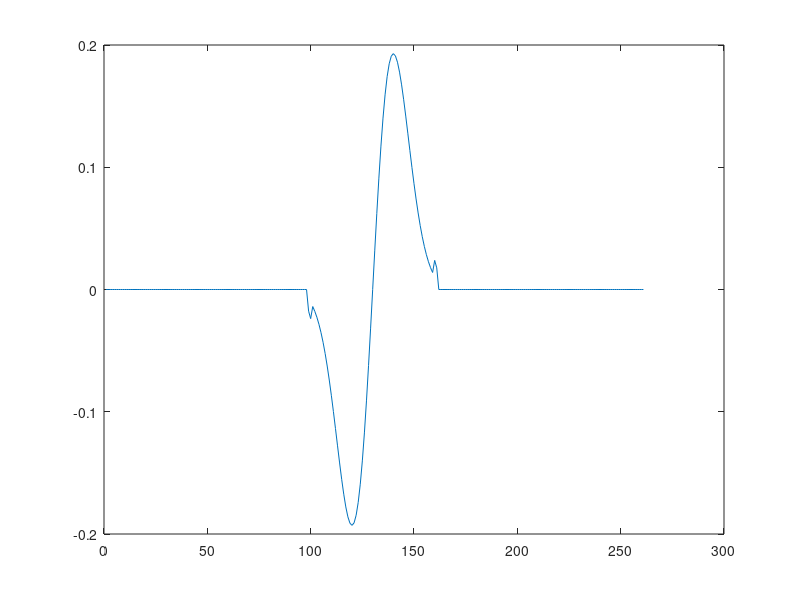
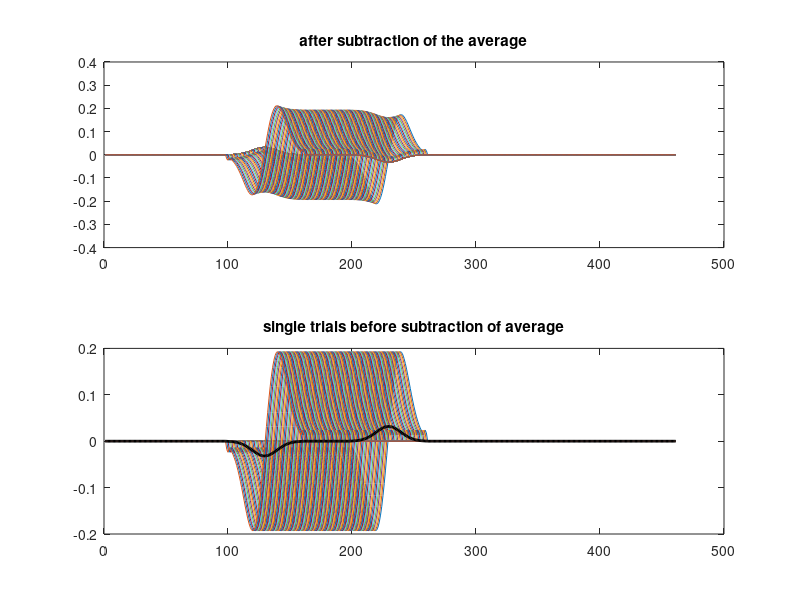
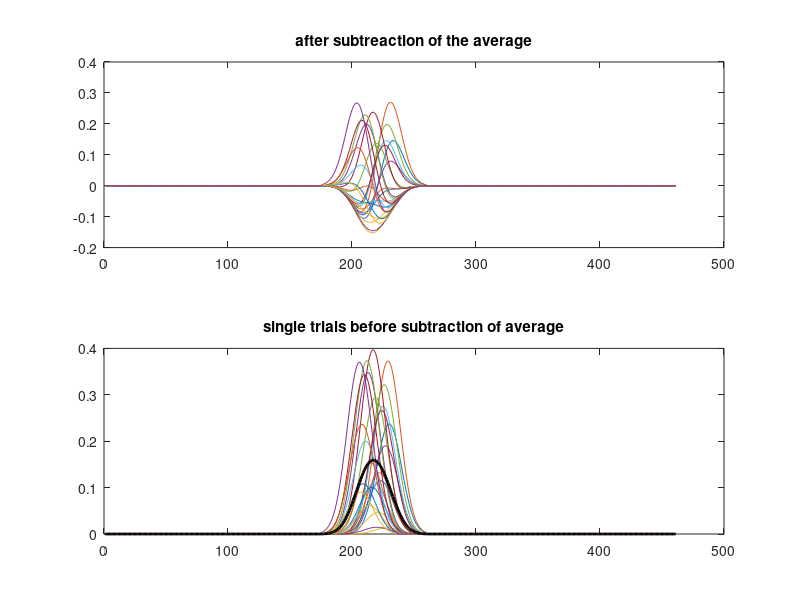

The MATLAB script that drew these images, in order:
%% create the base waves

x = [-3:.1:3];
norm = normpdf(x,0,1);

n1 = [zeros(1,100) norm zeros(1,100)];
n2 = [zeros(1,98) norm zeros(1,102)];
d = (n1-n2)*4;

plot(d)

%%  Analyze a bipolar wave 
m = zeros(100,length(d)+200);
for i = 1:100
    m(i,:) = [zeros(1,100-i) d zeros(1,100+i)];
end
avg = mean(m,1);
repavg = avg(ones(100,1),:);
removeavg = m-repavg;

figure
subplot(2,1,1)
plot(removeavg'), title('after subtraction of the average')
subplot(2,1,2)
plot(m'), title('single trials before subtraction of average')
hold on
plot(avg,'linewidth',2,'color','k')


%%  analyze a monopolar wave (gaussian)
jit = 25;
m = zeros(jit,length(n1)+200);
for i = 1:jit
    m(i,:) = [zeros(1,100-i) n1 zeros(1,100+i)]*rand;
end
avg = mean(m,1);
repavg = avg(ones(jit,1),:);
removeavg = m-repavg;
figure
subplot(2,1,1)
plot(removeavg'), title('after subtreaction of the average')
subplot(2,1,2)
plot(m'), title('single trials before subtraction of average')
hold on
plot(avg,'linewidth',2,'color','k')
